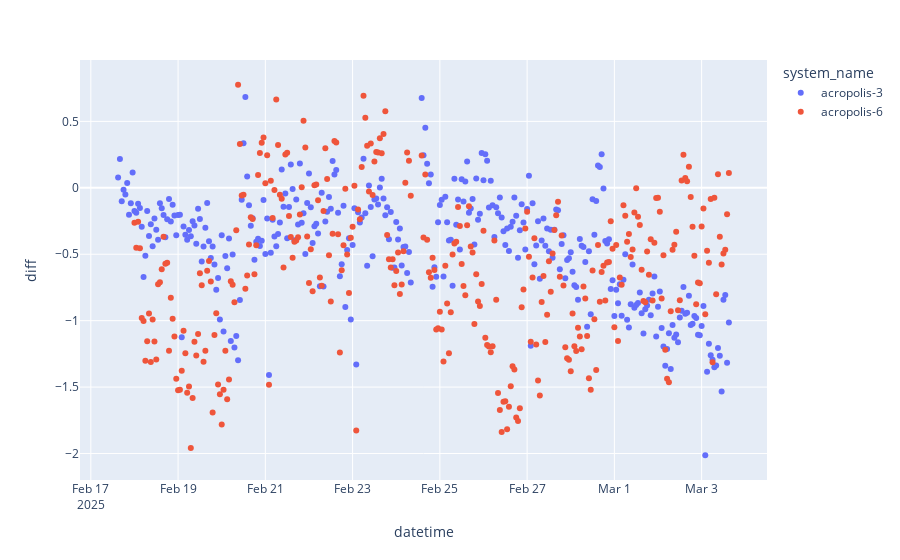
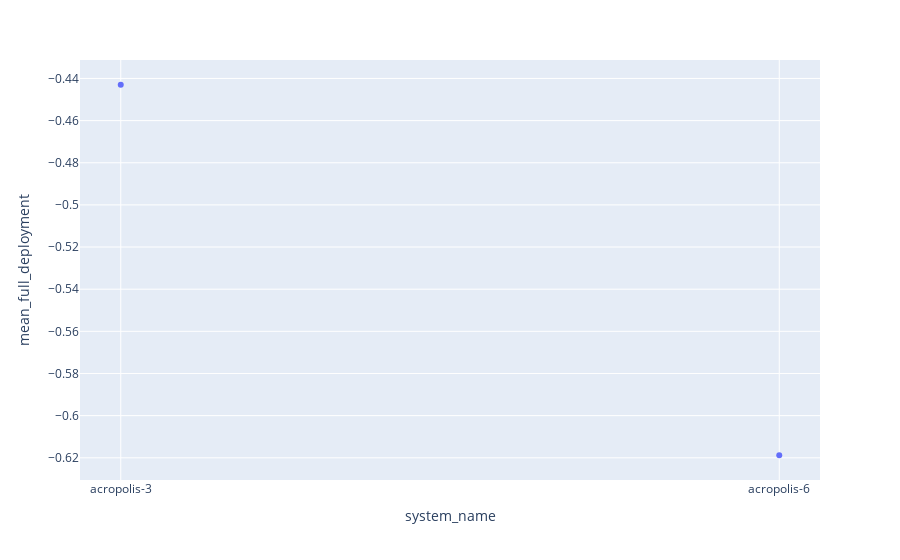
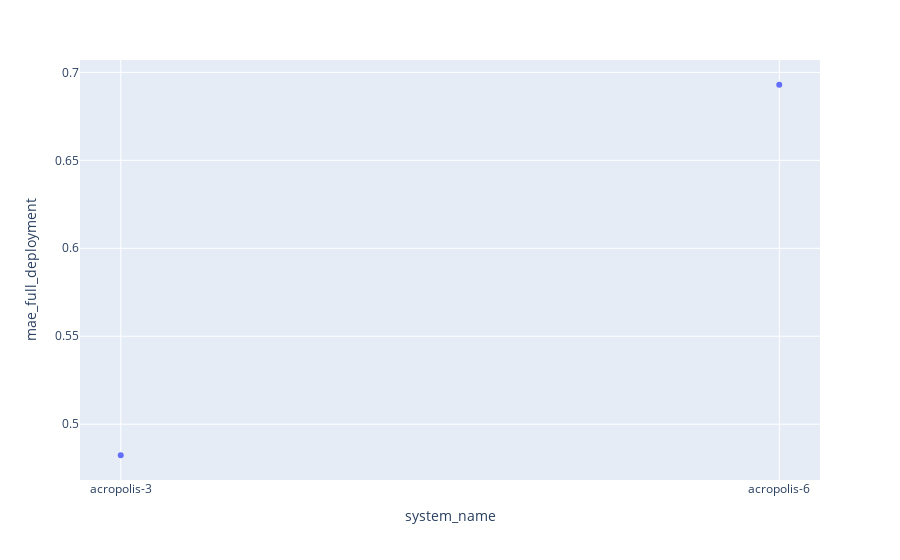
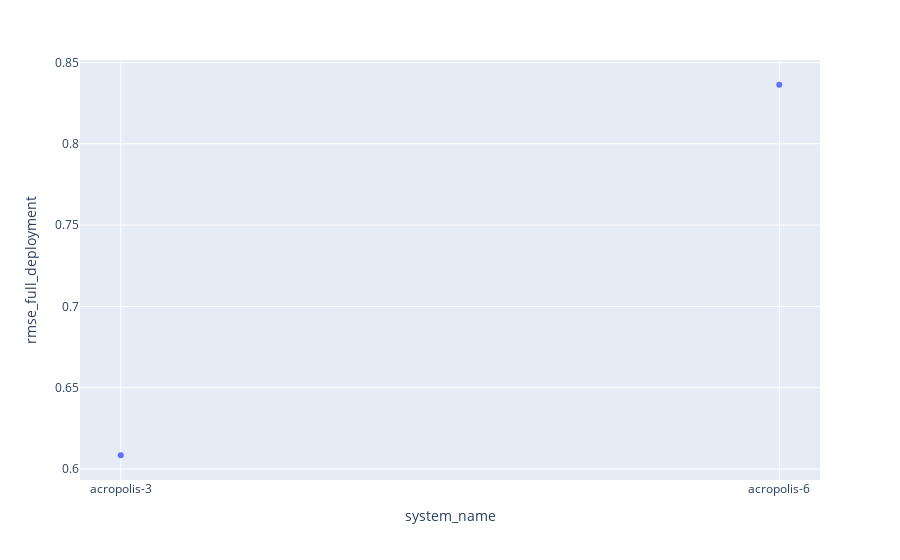

The code cell stored with these charts, in order, in its notebook:
### Code cell
fig = px.scatter(df, x="datetime", y="diff", color = "system_name")
fig.show()
fig = px.scatter(df_sbs, x="system_name", y="mean_full_deployment")
fig.show()
fig = px.scatter(df_sbs, x="system_name", y="mae_full_deployment")
fig.show()
fig = px.scatter(df_sbs, x="system_name", y="rmse_full_deployment")
fig.show()

### Figure 1 — Plotly figure (JSON) as saved in the notebook; plotly's stock layout.template omitted (floating-point values rounded to 4 significant figures; data arrays with more than 128 entries replaced by an {"elided": "..."} marker saying what was removed)
{"data": [{"hovertemplate": "system_name=acropolis-3<br>datetime=%{x}<br>diff=%{y}<extra></extra>", "legendgroup": "acropolis-3", "marker": {"color": "#636efa", "symbol": "circle"}, "mode": "markers", "name": "acropolis-3", "orientation": "v", "showlegend": true, "type": "scatter", "x": {"elided": "332 str values"}, "xaxis": "x", "y": {"elided": "332 float values"}, "yaxis": "y"}, {"hovertemplate": "system_name=acropolis-6<br>datetime=%{x}<br>diff=%{y}<extra></extra>", "legendgroup": "acropolis-6", "marker": {"color": "#EF553B", "symbol": "circle"}, "mode": "markers", "name": "acropolis-6", "orientation": "v", "showlegend": true, "type": "scatter", "x": {"elided": "323 str values"}, "xaxis": "x", "y": {"elided": "323 float values"}, "yaxis": "y"}], "layout": {"legend": {"title": {"text": "system_name"}, "tracegroupgap": 0}, "margin": {"t": 60}, "xaxis": {"anchor": "y", "domain": [0, 1], "title": {"text": "datetime"}}, "yaxis": {"anchor": "x", "domain": [0, 1], "title": {"text": "diff"}}}}

### Figure 2 — Plotly figure (JSON) as saved in the notebook; plotly's stock layout.template omitted (floating-point values rounded to 4 significant figures)
{"data": [{"hovertemplate": "system_name=%{x}<br>mean_full_deployment=%{y}<extra></extra>", "legendgroup": "", "marker": {"color": "#636efa", "symbol": "circle"}, "mode": "markers", "name": "", "orientation": "v", "showlegend": false, "type": "scatter", "x": ["acropolis-3", "acropolis-6"], "xaxis": "x", "y": [-0.443, -0.6188], "yaxis": "y"}], "layout": {"legend": {"tracegroupgap": 0}, "margin": {"t": 60}, "xaxis": {"anchor": "y", "domain": [0, 1], "title": {"text": "system_name"}}, "yaxis": {"anchor": "x", "domain": [0, 1], "title": {"text": "mean_full_deployment"}}}}

### Figure 3 — Plotly figure (JSON) as saved in the notebook; plotly's stock layout.template omitted (floating-point values rounded to 4 significant figures)
{"data": [{"hovertemplate": "system_name=%{x}<br>mae_full_deployment=%{y}<extra></extra>", "legendgroup": "", "marker": {"color": "#636efa", "symbol": "circle"}, "mode": "markers", "name": "", "orientation": "v", "showlegend": false, "type": "scatter", "x": ["acropolis-3", "acropolis-6"], "xaxis": "x", "y": [0.4823, 0.693], "yaxis": "y"}], "layout": {"legend": {"tracegroupgap": 0}, "margin": {"t": 60}, "xaxis": {"anchor": "y", "domain": [0, 1], "title": {"text": "system_name"}}, "yaxis": {"anchor": "x", "domain": [0, 1], "title": {"text": "mae_full_deployment"}}}}

### Figure 4 — Plotly figure (JSON) as saved in the notebook; plotly's stock layout.template omitted (floating-point values rounded to 4 significant figures)
{"data": [{"hovertemplate": "system_name=%{x}<br>rmse_full_deployment=%{y}<extra></extra>", "legendgroup": "", "marker": {"color": "#636efa", "symbol": "circle"}, "mode": "markers", "name": "", "orientation": "v", "showlegend": false, "type": "scatter", "x": ["acropolis-3", "acropolis-6"], "xaxis": "x", "y": [0.6085, 0.8363], "yaxis": "y"}], "layout": {"legend": {"tracegroupgap": 0}, "margin": {"t": 60}, "xaxis": {"anchor": "y", "domain": [0, 1], "title": {"text": "system_name"}}, "yaxis": {"anchor": "x", "domain": [0, 1], "title": {"text": "rmse_full_deployment"}}}}
